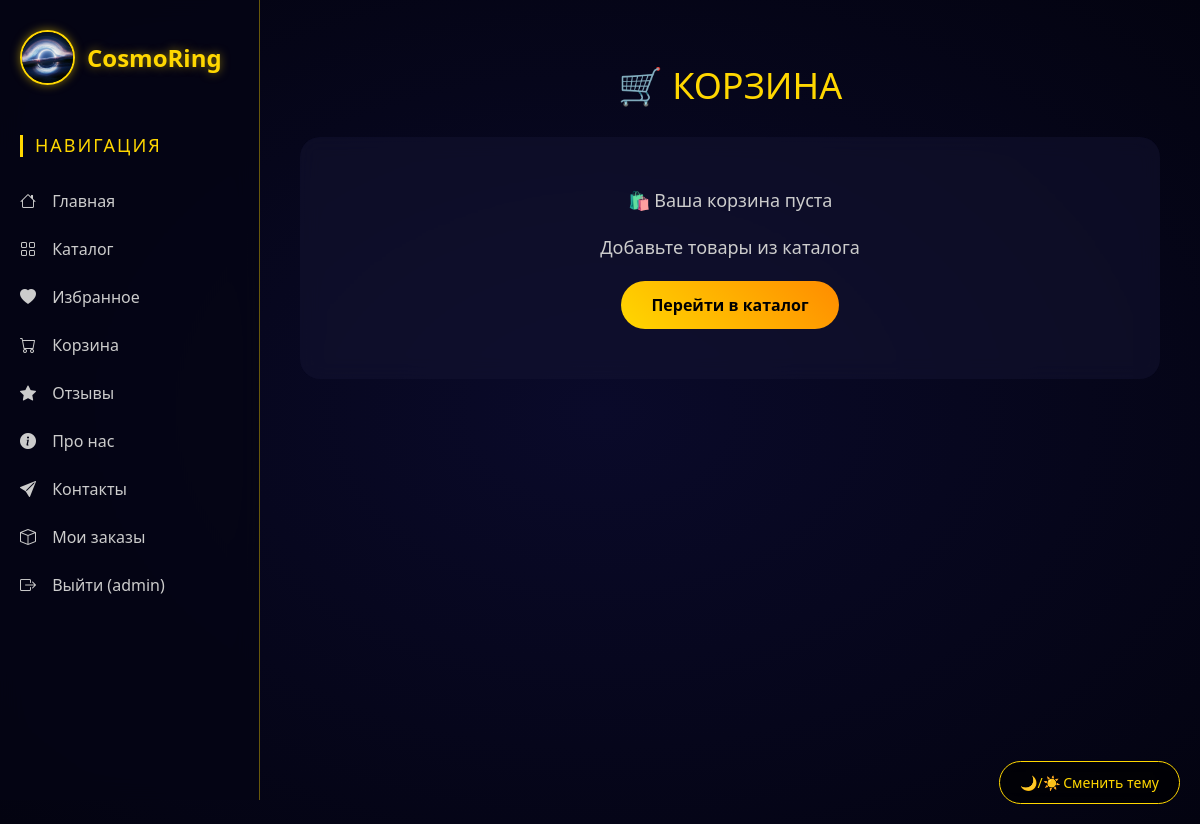
The page /cart/ (signed in) on the database as committed earlier.
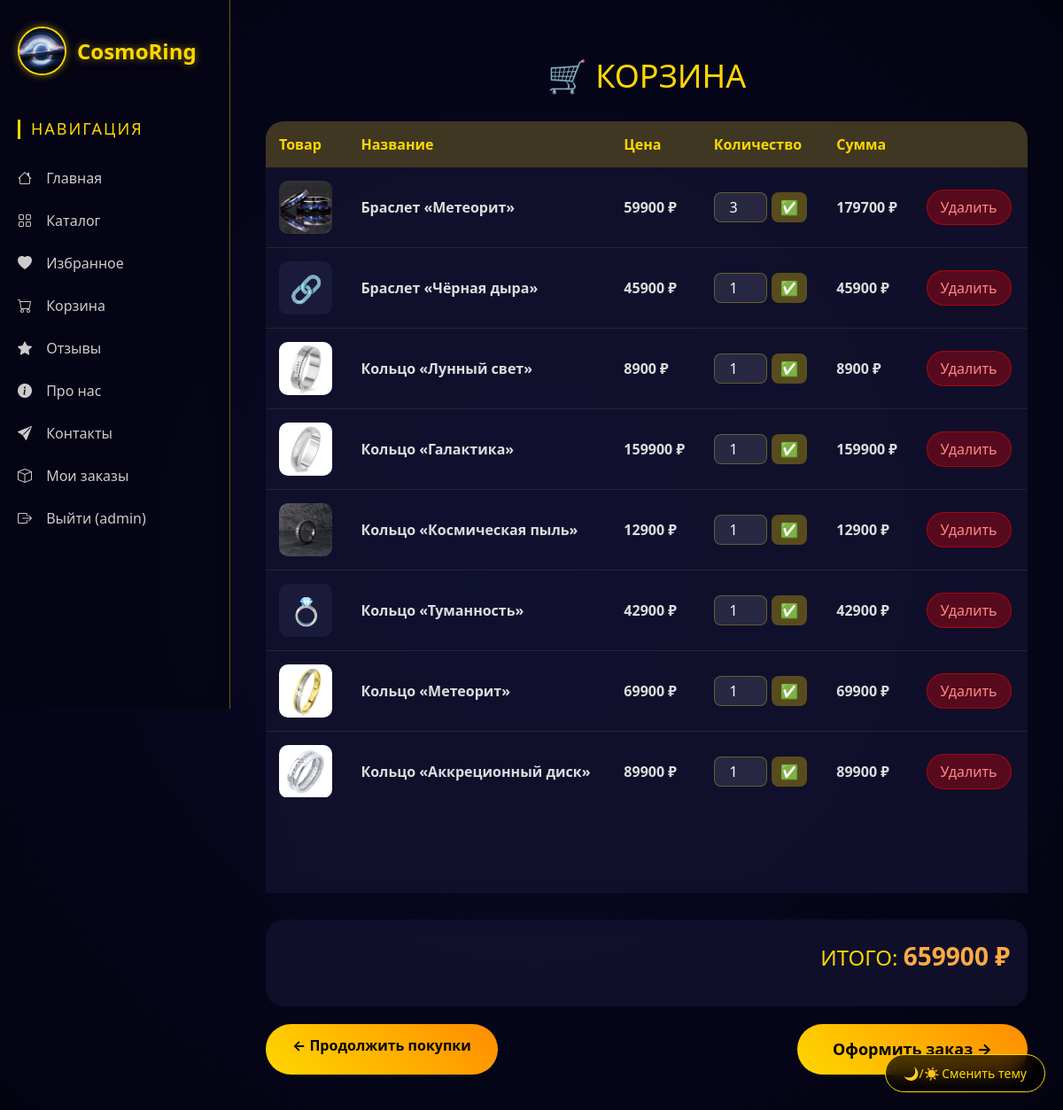
The same page on the database as committed later.
### users/models.py (models this page shows, shortened)
class CustomUser(AbstractUser):
    username = models.CharField(
        _('username'),
        max_length=150,
        unique=False,
    )
    email = models.EmailField(_('email address'), unique=True)
    USERNAME_FIELD = 'email'
    REQUIRED_FIELDS = ['username']

### cart/models.py (models this page shows, shortened)
class CartItem(models.Model):
    user = models.ForeignKey(User, on_delete=models.CASCADE, related_name='cart_items')
    product = models.ForeignKey(Product, on_delete=models.CASCADE)
    quantity = models.PositiveIntegerField(default=1)
    added_at = models.DateTimeField(auto_now_add=True)
    def total(self):
        return self.product.price * self.quantity

### main/models.py (models this page shows, shortened)
class Product(models.Model):
    CATEGORY_CHOICES = [
        ('ring', 'Кольцо'),
        ('earrings', 'Серьги'),
        ('necklace', 'Подвеска'),
        ('bracelet', 'Браслет'),
    ]
    MATERIAL_CHOICES = [
        ('gold', 'Золото'),
        ('silver', 'Серебро'),
        ('rose', 'Розовое золото'),
        ('platinum', 'Платина'),
        ('black', 'Чёрное золото'),
        ('meteorite', 'Метеорит'),
    ]
    name = models.CharField('Название', max_length=200)
    category = models.CharField('Категория', max_length=20, choices=CATEGORY_CHOICES, default='ring')
    material = models.CharField('Материал', max_length=20, choices=MATERIAL_CHOICES, default='gold')
    price = models.DecimalField('Цена (₽)', max_digits=10, decimal_places=0, default=0)
    description = models.TextField('Описание', blank=True)
    characteristics = models.TextField('Характеристики', blank=True)
    image = models.ImageField('Изображение', upload_to='products/', blank=True, null=True)
    is_new = models.BooleanField('Новинка', default=False)
    is_bestseller = models.BooleanField('Хит продаж', default=False)
    created_at = models.DateTimeField('Дата добавления', auto_now_add=True)
    class Meta:
        verbose_name = 'Товар'
        verbose_name_plural = 'Товары'
        ordering = ['-created_at']

### cart/views.py (the view)
# urls.py: path('', views.cart_view, name='cart'),
@login_required
def cart_view(request):
    cart_items = CartItem.objects.filter(user=request.user)
    total_price = sum(item.total() for item in cart_items)
    return render(request, 'main/index.html', {
        'cart_items': cart_items,
        'total_price': total_price
    })

### main/templates/main/index.html (shortened to what this page needs)
﻿{% extends 'main/layout.html' %}
{% load static %}
{% block content %}
<link rel="stylesheet" href="{% static 'main/css/cart.css' %}">
<div class="cart-container">
    <h1 class="cart-title">🛒 КОРЗИНА</h1>
    {% if cart_items %}
    <table class="cart-table">
        <thead>
            <tr>
                <th>Товар</th>
                <th>Название</th>
                <th>Цена</th>
                <th>Количество</th>
                <th>Сумма</th>
                <th></th>
            </tr>
        </thead>
        <tbody>
            {% for item in cart_items %}
            <tr>
                <td>
                    {% if item.product.image %}
                    <img src="{{ item.product.image.url }}" alt="{{ item.product.name }}">
                    {% else %}
                    <div style="width: 60px; height: 60px; background: #1a1a3a; border-radius: 10px; display: flex; align-items: center; justify-content: center; font-size: 30px;">
                        {% if item.product.category == 'ring' %}💍
                        {% elif item.product.category == 'earrings' %}✨
                        {% elif item.product.category == 'necklace' %}📿
                        {% else %}🔗{% endif %}
                    </div>
                    {% endif %}
                </td>
                <td class="cart-product-name">{{ item.product.name }}</td>
                <td class="cart-price">{{ item.product.price|floatformat:0 }} ₽</td>
                <td>
                    <div class="cart-quantity">
                        <form method="post" action="{% url 'update_cart' item.id %}" style="display: flex; gap: 5px;">
                            <input type="number" name="quantity" value="{{ item.quantity }}" min="1" max="99">
                            <button type="submit" style="background: rgba(255,215,0,0.3); border: none; border-radius: 8px; color: #ffd700; cursor: pointer; padding: 5px 10px;">✅</button>
                        </form>
                    </div>
                </td>
                <td class="cart-price">{{ item.total|floatformat:0 }} ₽</td>
                <td>
                    <form method="post" action="{% url 'remove_from_cart' item.id %}">
                        <button type="submit" class="btn-remove">Удалить</button>
                    </form>
                </td>
            </tr>
            {% endfor %}
        </tbody>
    </table>
    <div class="cart-total">
        <p>ИТОГО: <span>{{ total_price|floatformat:0 }} ₽</span></p>
    </div>
    <div class="cart-buttons">
        <a href="{% url 'catalog' %}" class="btn-continue">← Продолжить покупки</a>
        <a href="{% url 'checkout' %}"><button class="btn-checkout">Оформить заказ →</button></a>
    </div>
    {% else %}
    <div class="cart-empty">
        <p>🛍️ Ваша корзина пуста</p>
        <p>Добавьте товары из каталога</p>
        <a href="{% url 'catalog' %}" class="btn-continue">Перейти в каталог</a>
    </div>
    {% endif %}
</div>
{% endblock %}

### main/templates/main/layout.html (shortened to what this page needs)
﻿{% load static %}
<!DOCTYPE html>
<html lang="ru">
<head>
    <link href="https://cdn.jsdelivr.net/npm/bootstrap@5.3.8/dist/css/bootstrap.min.css" rel="stylesheet">
    <link rel="stylesheet" href="{% static 'main/css/main.css' %}">
    <link rel="stylesheet" href="{% static 'main/css/layout.css' %}">
    <link rel="stylesheet" href="https://cdn.jsdelivr.net/npm/bootstrap-icons@1.11.0/font/bootstrap-icons.css">
</head>
<body>
    <aside>
        <div class="logo-wrapper">
            <img src="{% static 'main/image/black_hole1.jpg' %}" class="animated-logo" alt="CosmoRing Logo" />
            <span class="logo-text">CosmoRing</span>
        </div>
        <h3>НАВИГАЦИЯ</h3>
        <ul>
            <a href="{% url 'home' %}">
            <li><i class="bi bi-house"></i> Главная</li></a>
            <a href="{% url 'catalog' %}">
            <li><i class="bi bi-grid"></i> Каталог</li></a>
            <a href="{% url 'favorites' %}">
            <li><i class="bi bi-heart-fill"></i> Избранное</li></a>
            <a href="{% url 'cart' %}">
            <li><i class="bi bi-cart"></i> Корзина</li></a>
            <a href="{% url 'reviews_list' %}">
            <li><i class="bi bi-star-fill"></i> Отзывы</li></a>
            <a href="{% url 'about' %}">
            <li><i class="bi bi-info-circle-fill"></i> Про нас</li></a>
            <a href="{% url 'contact' %}">
            <li><i class="bi bi-send-fill"></i> Контакты</li></a>
            {% if user.is_authenticated %}
            <a href="{% url 'order_history' %}">
            <li><i class="bi bi-box"></i> Мои заказы</li></a>
            <a href="{% url 'logout' %}">
            <li><i class="bi bi-box-arrow-right"></i> Выйти ({{ user.username }})</li></a>
            {% else %}
            <a href="{% url 'login' %}">
            <li><i class="bi bi-box-arrow-in-right"></i> Вход</li></a>
            <a href="{% url 'register' %}">
            <li><i class="bi bi-person-plus"></i> Регистрация</li></a>
            {% endif %}
        </ul>
    </aside>
    <main>
        {% block content %}
        {% endblock %}
    </main>
    <button class="theme-switch" onclick="toggleTheme()">🌙/☀️ Сменить тему</button>
</body>
</html>

### main/static/main/css/layout.css (style rules this page uses)
* { margin: 0; padding: 0; box-sizing: border-box; }
a { text-decoration: none; }
body { background: radial-gradient(ellipse at center, #0a0a2a 0%, #030310 100%); transition: background 0.3s ease, color 0.3s ease; color: #fff; }
aside { position: fixed; left: 0; top: 0; width: 260px; height: 100vh; background: rgba(5, 5, 20, 0.85); backdrop-filter: blur(12px); padding: 30px 20px; border-right: 1px solid rgba(255, 215, 0, 0.4); z-index: 100; overflow-y: auto; transition: all 0.3s ease; }
.logo-wrapper { display: flex; align-items: center; gap: 12px; margin-bottom: 50px; }
.animated-logo { width: 55px; height: 55px; border-radius: 50%; object-fit: cover; border: 2px solid #ffd700; box-shadow: 0 0 10px rgba(255,215,0,0.5); animation: pulseGlow 2s ease-in-out infinite; }
.logo-text { font-size: 24px; font-weight: bold; color: #ffd700; text-shadow: 0 0 10px rgba(255,215,0,0.5); animation: textGlow 2s ease-in-out infinite; }
aside h3 { color: #ffd700; font-size: 18px; margin-bottom: 20px; letter-spacing: 2px; border-left: 3px solid #ffd700; padding-left: 12px; }
aside ul { list-style: none; padding: 0; }
aside ul li { color: #ccc; padding: 12px 0; transition: all 0.3s ease; font-size: 16px; cursor: pointer; }
aside ul li i { margin-right: 12px; width: 24px; }
main { margin-left: 260px; padding: 20px; min-height: 100vh; }
.theme-switch { position: fixed; bottom: 20px; right: 20px; z-index: 1000; background: rgba(0,0,0,0.7); backdrop-filter: blur(10px); border: 1px solid #ffd700; border-radius: 50px; padding: 10px 20px; cursor: pointer; font-size: 14px; transition: all 0.3s; color: #ffd700; }

### main/static/main/css/cart.css (style rules this page uses)
.cart-container { max-width: 1200px; margin: 0 auto; padding: 20px; }
.cart-title { color: #ffd700; font-size: 36px; margin-bottom: 30px; text-align: center; }
.btn-continue { background: linear-gradient(45deg, #ffd700, #ff8c00); border: none; color: #000; font-weight: bold; padding: 12px 30px; border-radius: 30px; cursor: pointer; text-decoration: none; display: inline-block; }
.cart-table { width: 100%; background: rgba(20,20,50,0.7); border-radius: 20px; overflow: hidden; backdrop-filter: blur(10px); border-collapse: collapse; }
.cart-table th { background: rgba(255,215,0,0.2); color: #ffd700; padding: 15px; text-align: left; }
.cart-table td { padding: 15px; color: #ddd; border-bottom: 1px solid rgba(255,215,0,0.1); }
.cart-table img { width: 60px; height: 60px; object-fit: cover; border-radius: 10px; }
.cart-product-name { color: #ffd700; font-weight: bold; }
.cart-price { color: #ffaa44; font-weight: bold; }
.cart-quantity { display: flex; align-items: center; gap: 10px; }
.cart-quantity input { width: 60px; padding: 5px; background: rgba(255,255,255,0.1); border: 1px solid rgba(255,215,0,0.3); border-radius: 8px; color: white; text-align: center; }
.btn-remove { background: rgba(255,0,0,0.3); border: 1px solid rgba(255,0,0,0.5); color: #ff8888; padding: 8px 15px; border-radius: 20px; cursor: pointer; transition: all 0.3s; }
.cart-total { margin-top: 30px; text-align: right; background: rgba(20,20,50,0.7); padding: 20px; border-radius: 20px; backdrop-filter: blur(10px); }
.cart-total p { font-size: 24px; color: #ffd700; }
.cart-total span { color: #ffaa44; font-size: 28px; font-weight: bold; }
.cart-buttons { display: flex; justify-content: space-between; margin-top: 20px; }
.btn-checkout { background: linear-gradient(45deg, #ffd700, #ff8c00); border: none; color: #000; font-weight: bold; padding: 15px 40px; border-radius: 50px; cursor: pointer; font-size: 18px; text-decoration: none; display: inline-block; }

Rows that differ between the two databases and show on the page:
added CartItem: product.image (picture), product.name "Браслет «Метеорит»", product.price "59900", quantity "3", total "179700"
added CartItem: product.name "Браслет «Чёрная дыра»", product.price "45900", quantity "1", total "45900"
added CartItem: product.image (picture), product.name "Кольцо «Лунный свет»", product.price "8900", quantity "1", total "8900"
added CartItem: product.image (picture), product.name "Кольцо «Галактика»", product.price "159900", quantity "1", total "159900"
added CartItem: product.image (picture), product.name "Кольцо «Космическая пыль»", product.price "12900", quantity "1", total "12900"
added CartItem: product.name "Кольцо «Туманность»", product.price "42900", quantity "1", total "42900"
added CartItem: product.image (picture), product.name "Кольцо «Метеорит»", product.price "69900", quantity "1", total "69900"
added CartItem: product.image (picture), product.name "Кольцо «Аккреционный диск»", product.price "89900", quantity "1", total "89900"
added CartItem: product.image (picture), quantity "1"
Other text that changed with them:
{{ total_price|floatformat:0 }}: (not shown) → "659900"
text no longer shown: "🛍️ Ваша корзина пуста Добавьте товары из каталога Перейти в каталог"
text now shown: "Товар Название Цена Количество Сумма ИТОГО: ₽ ← Продолжить покупки Оформить заказ →"
